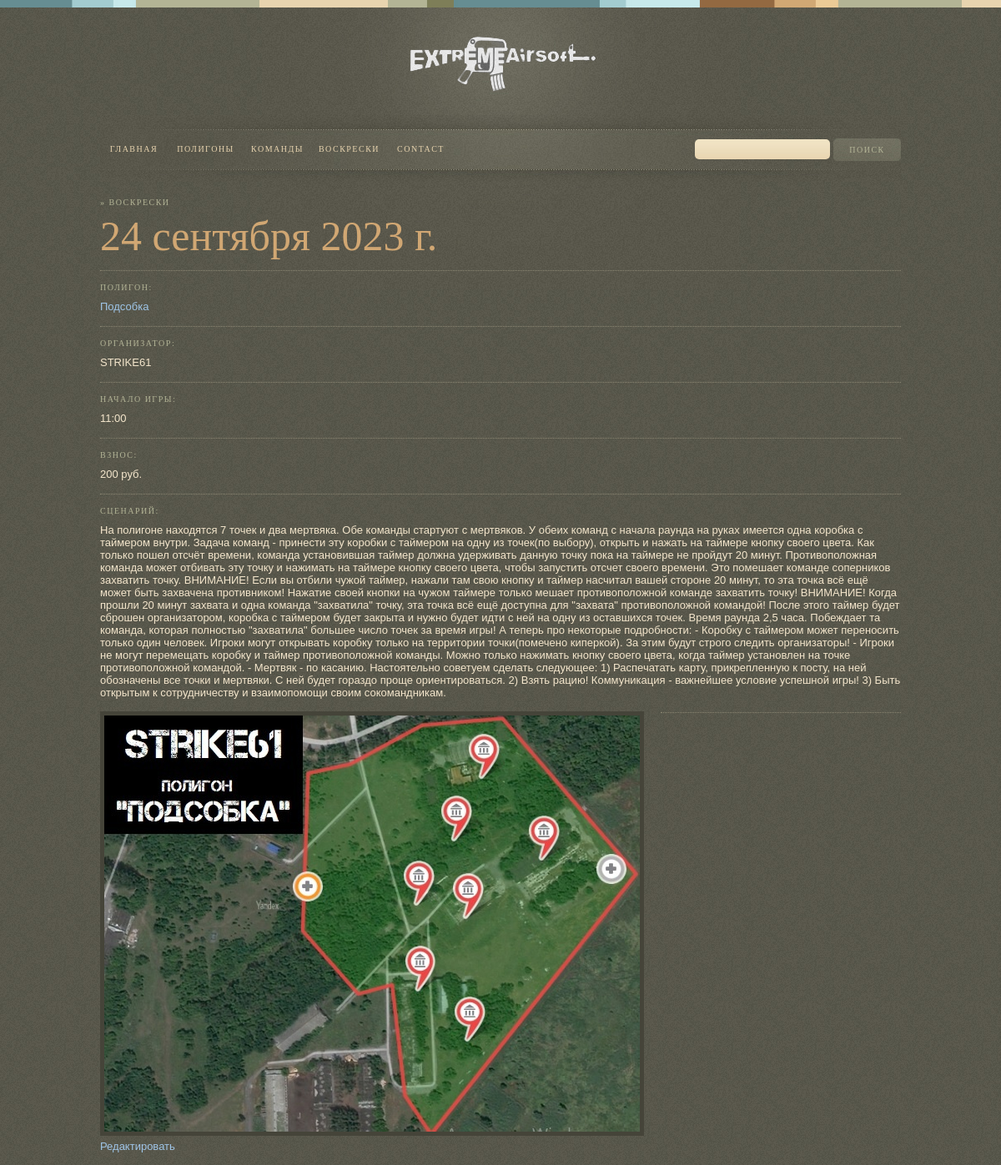
The page /sunday_games/detail/2023-09-24 on the database its author committed.
### sunday_games/models.py (models this page shows, shortened)
class Game(models.Model):
    organizer_choose = [('STRIKE61', 'STRIKE61'),
                        ]
    date = models.DateField(verbose_name='date')
    polygon = models.ForeignKey(Polygons, on_delete=models.CASCADE, null=True, related_name='games_polygon')
    organizer = models.CharField(max_length=50, choices=organizer_choose, default='STRIKE61')
    start = models.TimeField(default='10:00')
    scenario = models.TextField(default='Будет позже', max_length=10000)
    foto_scenario = models.ImageField(upload_to='sunday_games_scenario', blank=True)
    contribution = models.IntegerField(default=200)
    is_future = models.BooleanField(default=True)
    slug = models.SlugField(default='', null=False)
    result = models.CharField(default='', max_length=1000)
    def get_url_edit(self):
        return reverse('edit_game', args=[self.slug])

### polygons/models.py (models this page shows)
class Polygons(models.Model):
    name = models.CharField(verbose_name='URL', max_length=50)
    address = models.CharField(max_length=100)
    coordinates = models.CharField(max_length=50, default='Null')
    descriptions = models.CharField(max_length=1000)
    image = models.ImageField(upload_to='polygons/')
    image_full = models.ImageField(upload_to='polygons/full', default='')
    url_yandex = models.CharField(default='', max_length=500)
    slug = models.SlugField(default='', null=False)
    def __str__(self):
        return f'{self.name}'
    def get_url(self):
        return reverse('polygon-detail', args=[self.slug])

### sunday_games/views.py (the view)
# urls.py: path('detail/<str:slug>', GameDetailView.as_view(), name='detail_game'),
class GameDetailView(DetailView):
    model = Game
    template_name = 'sunday_games/detail_game.html'

### sunday_games/templates/sunday_games/detail_game.html (shortened to what this page needs)
{% extends 'base.html' %}
{% load static %}
{% block content %}
<link href= "{% static 'css/style.css' %}" media="all" rel="stylesheet" type="text/css" />
<div id="primary">
    <h3>&#187; Воскрески</h3>
    <h1 class="page-title">{{ game.date }}</h1>
    <hr/>
    <h3>Полигон:</h3>
    <p><a class="text-5" href="{{ game.polygon.get_url }}">{{ game.polygon }}</a></p>
    <hr/>
    <h3>Организатор:</h3>
    <p class="text-4">{{ game.organizer }}</p>
    <hr/>
    {% if game.is_future %}
        <h3>Начало игры:</h3>
        <p class="text-4">{{ game.start }}</p>
        <hr/>
        <h3>Взнос:</h3>
        <p class="text-4">{{ game.contribution }} руб.</p>
        <hr/>
        <h3>Сценарий:</h3>
        <p class="text-4">{{ game.scenario }} </p>
        {% if game.foto_scenario %}
            <img src=" {{ game.foto_scenario.url }} " class="img-left" alt="spruce meadows"/>
        {% endif %}
        <hr/>
    {% endif %}
    <div>
        <p><a class="text-5" href="{{ game.get_url_edit }}">Редактировать</a></p>
    </div>
</div>
{% endblock %}

### static/css/front.css (style rules this page uses)
body { background: url(images/body.jpg) repeat; }
hr { background: none; border-top: 1px dotted #5b5a4e; border-left: none; border-right: none; border-bottom: 1px dotted #8a8571; margin: 15px 0; }
#primary h3 { color: #b3b496; font-family: Georgia, Palatino, serif; font-size: 10px; text-transform: uppercase; letter-spacing: 1.5px; margin: 10px 0; font-weight: normal; }
#primary p { color: #f4e6cc; font-size: 11px; font-family: arial, verdana, sans-serif; line-height: 15px; }

### static/css/style.css (style rules this page uses)
#primary h3 { color: #b3b496; font-family: Georgia, Palatino, serif; font-size: 10px; text-transform: uppercase; letter-spacing: 1.5px; margin: 10px 0; font-weight: normal; }
#primary h1.page-title { font-weight: normal; color: #d1a773; font-family: Georgia, Palatino, serif; font-size: 50px; }
#primary p, #primary li { color: #f4e6cc; font-size: 11px; font-family: arial, verdana, sans-serif; line-height: 15px; margin-bottom: 15px; }
#primary img { border: 5px solid #454439; }
#primary img.img-left { margin: 0 20px 5px 0; float: left; }
#primary .text-4 { font-size: 13px; }
#primary .text-5 { text-decoration: none; color: #9fc5e8; text:active; text:hover; font-size: 13px; margin-right: 700px; }

### rows shown on the page
Game: date "24 сентября 2023 г.", polygon "Подсобка", organizer "STRIKE61", start "11:00", contribution "200", scenario "На полигоне находятся 7 точек и два мертвяка. Обе команды стартуют с мертвяков. У обеих команд с начала раунда на руках имеется одна коробка с таймером внутри. Задача команд - принести эту коробки с таймером на одну из точек(по выбору), открыть и нажать на таймере кнопку своего цвета. Как только пошел отсчёт времени, команда установившая таймер должна удерживать данную точку пока на таймере не пройдут 20 минут. Противоположная команда может отбивать эту точку и нажимать на таймере кнопку своего цвета, чтобы запустить отсчет своего времени. Это помешает команде соперников захватить точку. ВНИМАНИЕ! Если вы отбили чужой таймер, нажали там свою кнопку и таймер насчитал вашей стороне 20 минут,…", foto_scenario (picture)
